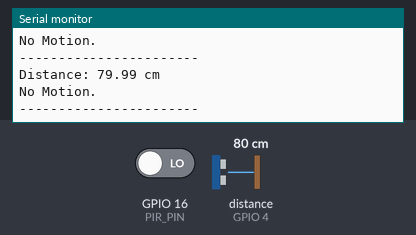
Recording of a sketch running on a simulated ESP32. Shown: the last lines printed to the serial monitor. Wiring (inferred from the names in the program): ultrasonic range finder: trigger GPIO 18; echo GPIO 4. The test bench sets the inputs (shaded band); at power-on: distance to the obstacle (sensor on GPIO 4) 80 cm, GPIO 16 (PIR_PIN) LOW. The echo pulse lasts 58.3 µs per cm.

Above: at 1.8 s.
1.9 s: distance to the obstacle (sensor on GPIO 4) set to 2 cm
At 2.5 s:
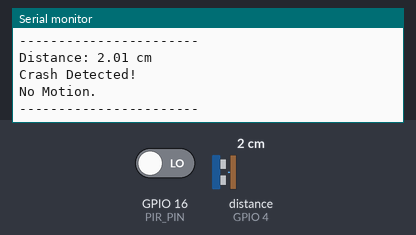
4.5 s: GPIO 16 (PIR_PIN) driven HIGH
7.5 s: distance to the obstacle (sensor on GPIO 4) set to 4 cm
At 8.9 s:
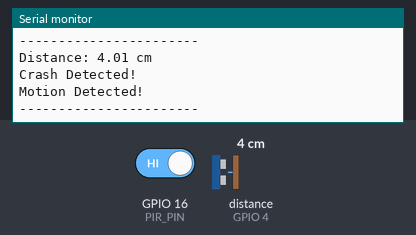
Timing chart, 0 to 10.5 s (numbered marks = the images above; inputs shaded):
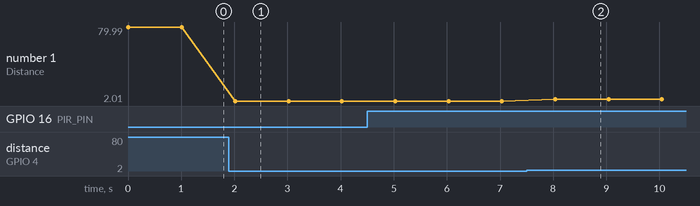

Measured:
- after the input at 1.9 s, the serial monitor: prints a new line after 0.12 s (image 1)
- after the input at 7.5 s, the serial monitor: prints a new line after 0.54 s (image 2)
- plotted number 1: 79.99 → 2.01 after the input at 1.9 s, 2.01 → 4.01 after the input at 7.5 s

The sketch:

Smart_helmet.ino
```cpp
#define TRIG_PIN 18
#define ECHO_PIN 4
#define PIR_PIN 16

void setup() {
  Serial.begin(115200);
  pinMode(TRIG_PIN, OUTPUT);
  pinMode(ECHO_PIN, INPUT);
  pinMode(PIR_PIN, INPUT);
  Serial.println("System Initialized...");
}

void loop() {
  // --- Ultrasonic Sensor ---
  digitalWrite(TRIG_PIN, LOW);
  delayMicroseconds(2000);  // settle the sensor
  digitalWrite(TRIG_PIN, HIGH);
  delayMicroseconds(10);    // 10us pulse
  digitalWrite(TRIG_PIN, LOW);

  // Measure echo duration with timeout (60 ms = 10 m range)
  long duration = pulseIn(ECHO_PIN, HIGH, 60000);

  if (duration == 0) {
    Serial.println(" No echo detected (Check wiring or object too far)");
  } else {
    // Convert to cm
    float distanceCm = (duration * 0.0343) / 2.0;

    // Filter invalid readings
    if (distanceCm > 2 && distanceCm < 400) {
      Serial.printf("Distance: %.2f cm\n", distanceCm);
      if (distanceCm < 5) {
        Serial.println("Crash Detected!");
      }
    } else {
      Serial.println("Out of range reading (Invalid echo)");
    }
  }

  // --- PIR Motion Sensor ---
  int motionState = digitalRead(PIR_PIN);
  if (motionState == HIGH) {
    Serial.println("Motion Detected!");
  } else {
    Serial.println("No Motion.");
  }

  Serial.println("-----------------------");
  delay(1000);
}
```
